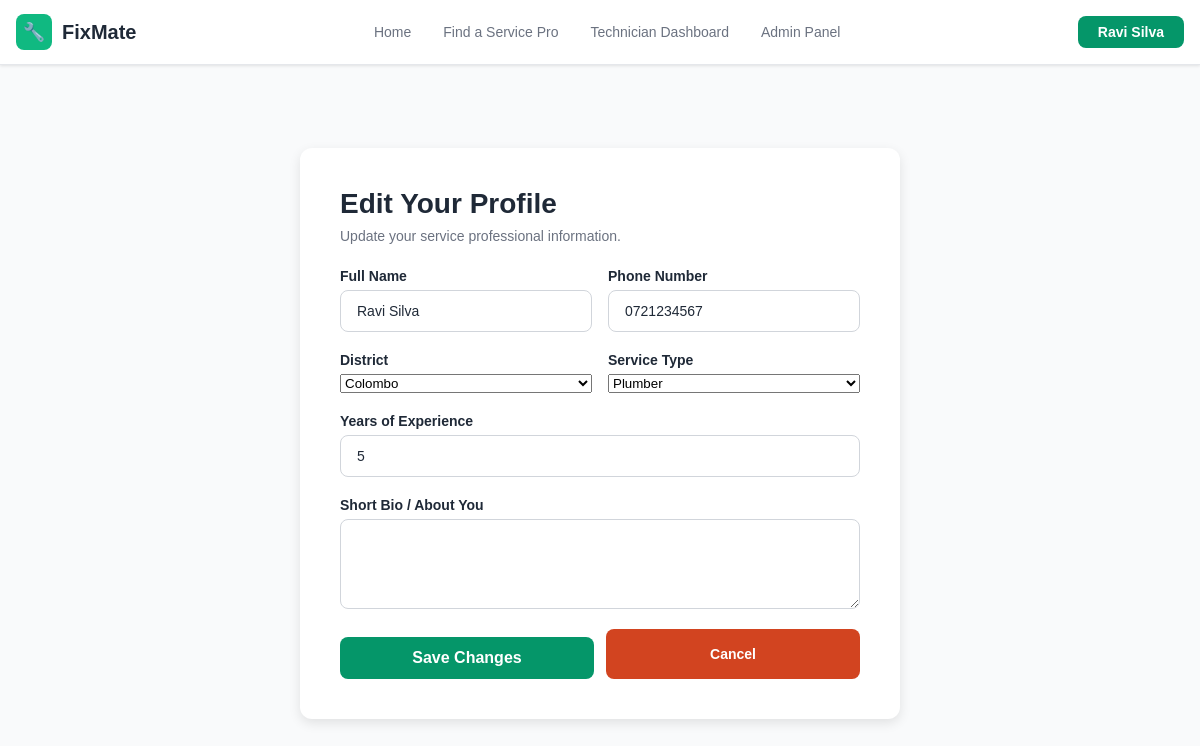
The page /pages/edit_profile.php (signed in) on the database its author committed.
### tables this page shows
CREATE TABLE `technicians` (
  `id` int(11) NOT NULL AUTO_INCREMENT,
  `email` varchar(100) NOT NULL,
  `password` varchar(255) NOT NULL,
  `name` varchar(100) NOT NULL,
  `phone` varchar(20) NOT NULL,
  `district_id` int(11) NOT NULL,
  `service_id` int(11) NOT NULL,
  `experience` int(11) DEFAULT NULL,
  `rating` decimal(2,1) DEFAULT 5.0,
  `jobs_completed` int(11) DEFAULT 0,
  `bio` text DEFAULT NULL,
  `created_at` timestamp NOT NULL DEFAULT current_timestamp(),
  PRIMARY KEY (`id`),
  UNIQUE KEY `email` (`email`),
  KEY `district_id` (`district_id`),
  KEY `service_id` (`service_id`),
  CONSTRAINT `technicians_ibfk_1` FOREIGN KEY (`district_id`) REFERENCES `districts` (`id`),
  CONSTRAINT `technicians_ibfk_2` FOREIGN KEY (`service_id`) REFERENCES `services` (`id`)
);

### pages/edit_profile.php (the view, shortened to what this page needs)
<?php
include '../includes/config.php';
include '../includes/header.php';
$tech_id = $_SESSION['tech_id'];
$query = "SELECT * FROM technicians WHERE id = '$tech_id'";
$result = mysqli_query($conn, $query);
$tech = mysqli_fetch_assoc($result);
?>
<section class="auth-section">
    <div class="auth-container auth-large">
        <div class="auth-box">
            <h1>Edit Your Profile</h1>
            <p>Update your service professional information.</p>
            <form method="POST" class="auth-form">
                <div class="form-row">
                    <div class="form-group">
                        <label for="name">Full Name</label>
                        <input type="text" id="name" name="name" value="<?php echo htmlspecialchars($tech['name']); ?>" required>
                    </div>
                    <div class="form-group">
                        <label for="phone">Phone Number</label>
                        <input type="tel" id="phone" name="phone" value="<?php echo htmlspecialchars($tech['phone']); ?>" required>
                    </div>
                </div>
                <div class="form-row">
                    <div class="form-group">
                        <label for="district">District</label>
                        <select id="district" name="district" required>
                            <option value="1" <?php echo ($tech['district_id'] == 1) ? 'selected' : ''; ?>>Colombo</option>
                        </select>
                    </div>
                    <div class="form-group">
                        <label for="service">Service Type</label>
                        <select id="service" name="service" required>
                            <option value="1" <?php echo ($tech['service_id'] == 1) ? 'selected' : ''; ?>>Plumber</option>
                        </select>
                    </div>
                </div>
                <div class="form-group">
                    <label for="experience">Years of Experience</label>
                    <input type="number" id="experience" name="experience" value="<?php echo $tech['experience']; ?>" min="0" max="70" required>
                </div>
                <div class="form-group">
                    <label for="bio">Short Bio / About You</label>
                    <textarea id="bio" name="bio" rows="4"><?php echo htmlspecialchars($tech['bio']); ?></textarea>
                </div>
                <div style="display: flex; gap: 12px;">
                    <button type="submit" name="update" class="auth-button" style="flex: 1;">Save Changes</button>
                    <a href="dashboard.php" class="cancel-btn" style="flex: 1;">Cancel</a>
                </div>
            </form>
        </div>
    </div>
</section>
</body>
</html>

### css/style.css (style rules this page uses)
* { margin: 0; padding: 0; box-sizing: border-box; }
body { font-family: 'Arial', sans-serif; background-color: #f9fafb; color: #1f2937; }
.auth-section { background-color: #f9fafb; padding: 64px 16px; min-height: calc(100vh - 64px); display: flex; align-items: center; justify-content: center; }
.auth-container { width: 100%; max-width: 400px; }
.auth-box { background-color: white; padding: 40px; border-radius: 12px; box-shadow: 0 4px 12px rgba(0, 0, 0, 0.1); }
.auth-box h1 { font-size: 28px; font-weight: 700; margin-bottom: 8px; color: #1f2937; }
.auth-box p { font-size: 14px; color: #6b7280; margin-bottom: 24px; }
.auth-form { width: 100%; }
.form-group { display: flex; flex-direction: column; gap: 6px; margin-bottom: 20px; }
.form-group label { font-size: 14px; font-weight: 600; color: #1f2937; }
.form-group input { padding: 12px 16px; border: 1px solid #d1d5db; border-radius: 8px; font-size: 14px; color: #1f2937; background-color: white; transition: all 0.2s; }
.auth-button { width: 100%; padding: 12px 16px; background-color: #059669; color: white; border: none; border-radius: 8px; font-size: 16px; font-weight: bold; cursor: pointer; transition: all 0.2s; margin-top: 8px; }
.auth-large { max-width: 600px; }
.form-row { display: grid; grid-template-columns: 1fr 1fr; gap: 16px; }
.form-group textarea { padding: 12px 16px; border: 1px solid #d1d5db; border-radius: 8px; font-size: 14px; color: #1f2937; background-color: white; font-family: inherit; resize: vertical; transition: all 0.2s; }
.form-group input[type="number"] { padding: 12px 16px; border: 1px solid #d1d5db; border-radius: 8px; font-size: 14px; color: #1f2937; background-color: white; transition: all 0.2s; }
.cancel-btn { background-color: #d24420; color: white; text-decoration: none; display: flex; align-items: center; justify-content: center; padding: 12px 16px; border-radius: 8px; font-size: 14px; font-weight: bold; cursor: pointer; transition: all 0.2s; }

### rows shown on the page
technicians: name "Ravi Silva", phone "0721234567", district "Colombo", service "Plumber", experience "5"

### other values the page prints
$_SESSION['tech_name'] "Ravi Silva"
